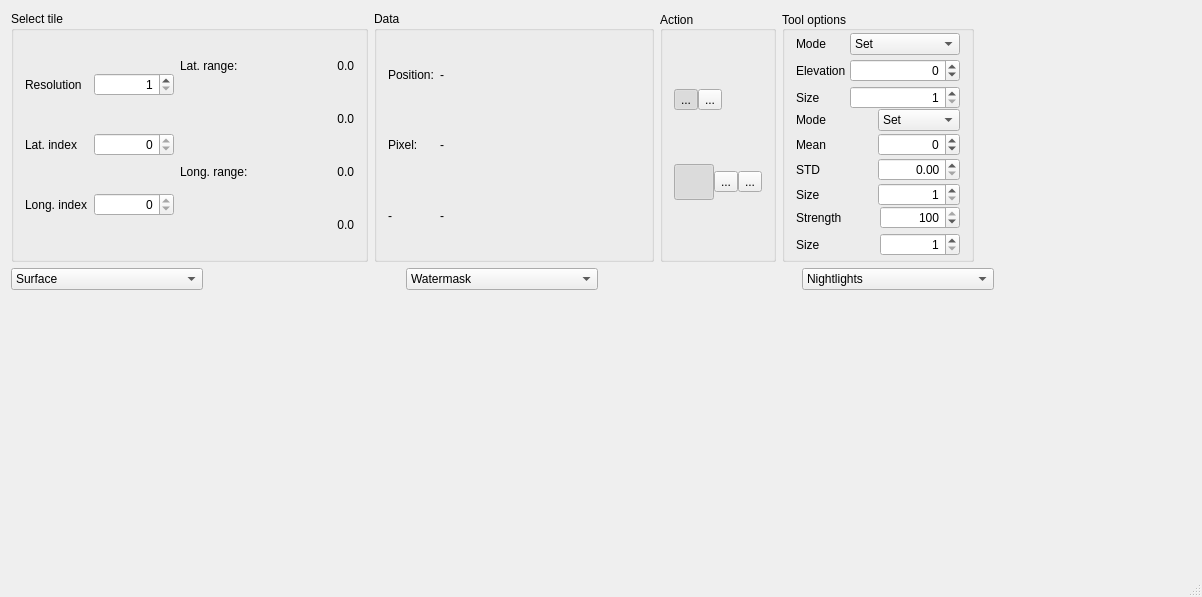
<?xml version="1.0" encoding="UTF-8"?>
<ui version="4.0">
 <class>tileedit</class>
 <widget class="QMainWindow" name="tileedit">
  <property name="geometry">
   <rect>
    <x>0</x>
    <y>0</y>
    <width>1202</width>
    <height>597</height>
   </rect>
  </property>
  <property name="windowTitle">
   <string>Orbiter tileedit</string>
  </property>
  <property name="windowIcon">
   <iconset resource="tileedit.qrc">
    <normaloff>:/tileedit/resources/appicon32.png</normaloff>:/tileedit/resources/appicon32.png</iconset>
  </property>
  <widget class="QWidget" name="centralWidget">
   <property name="sizePolicy">
    <sizepolicy hsizetype="Preferred" vsizetype="Preferred">
     <horstretch>0</horstretch>
     <verstretch>0</verstretch>
    </sizepolicy>
   </property>
   <layout class="QVBoxLayout" name="verticalLayout">
    <item>
     <layout class="QHBoxLayout" name="horizontalLayout" stretch="0,0,0,0,1">
      <item>
       <widget class="QGroupBox" name="groupBox">
        <property name="title">
         <string>Select tile</string>
        </property>
        <layout class="QHBoxLayout" name="horizontalLayout_2">
         <property name="spacing">
          <number>6</number>
         </property>
         <item>
          <layout class="QGridLayout" name="gridLayout_2">
           <property name="bottomMargin">
            <number>0</number>
           </property>
           <item row="1" column="0">
            <widget class="QLabel" name="label_5">
             <property name="text">
              <string>Lat. index</string>
             </property>
            </widget>
           </item>
           <item row="0" column="0">
            <widget class="QLabel" name="label_4">
             <property name="text">
              <string>Resolution</string>
             </property>
            </widget>
           </item>
           <item row="2" column="0">
            <widget class="QLabel" name="label_6">
             <property name="text">
              <string>Long. index</string>
             </property>
            </widget>
           </item>
           <item row="0" column="1">
            <widget class="QSpinBox" name="spinResolution">
             <property name="minimumSize">
              <size>
               <width>80</width>
               <height>0</height>
              </size>
             </property>
             <property name="alignment">
              <set>Qt::AlignRight|Qt::AlignTrailing|Qt::AlignVCenter</set>
             </property>
             <property name="minimum">
              <number>1</number>
             </property>
             <property name="maximum">
              <number>19</number>
             </property>
            </widget>
           </item>
           <item row="1" column="1">
            <widget class="QSpinBox" name="spinLatidx">
             <property name="minimumSize">
              <size>
               <width>80</width>
               <height>0</height>
              </size>
             </property>
             <property name="alignment">
              <set>Qt::AlignRight|Qt::AlignTrailing|Qt::AlignVCenter</set>
             </property>
             <property name="maximum">
              <number>0</number>
             </property>
            </widget>
           </item>
           <item row="2" column="1">
            <widget class="QSpinBox" name="spinLngidx">
             <property name="minimumSize">
              <size>
               <width>80</width>
               <height>0</height>
              </size>
             </property>
             <property name="layoutDirection">
              <enum>Qt::LeftToRight</enum>
             </property>
             <property name="alignment">
              <set>Qt::AlignRight|Qt::AlignTrailing|Qt::AlignVCenter</set>
             </property>
             <property name="maximum">
              <number>0</number>
             </property>
            </widget>
           </item>
          </layout>
         </item>
         <item>
          <layout class="QGridLayout" name="gridLayout_3">
           <item row="0" column="0">
            <widget class="QLabel" name="label_7">
             <property name="text">
              <string>Lat. range:</string>
             </property>
            </widget>
           </item>
           <item row="1" column="1">
            <widget class="QLabel" name="labelLatmax">
             <property name="minimumSize">
              <size>
               <width>100</width>
               <height>0</height>
              </size>
             </property>
             <property name="text">
              <string>0.0</string>
             </property>
             <property name="alignment">
              <set>Qt::AlignRight|Qt::AlignTrailing|Qt::AlignVCenter</set>
             </property>
            </widget>
           </item>
           <item row="0" column="1">
            <widget class="QLabel" name="labelLatmin">
             <property name="minimumSize">
              <size>
               <width>100</width>
               <height>0</height>
              </size>
             </property>
             <property name="text">
              <string>0.0</string>
             </property>
             <property name="alignment">
              <set>Qt::AlignRight|Qt::AlignTrailing|Qt::AlignVCenter</set>
             </property>
            </widget>
           </item>
           <item row="2" column="1">
            <widget class="QLabel" name="labelLngmin">
             <property name="minimumSize">
              <size>
               <width>100</width>
               <height>0</height>
              </size>
             </property>
             <property name="text">
              <string>0.0</string>
             </property>
             <property name="alignment">
              <set>Qt::AlignRight|Qt::AlignTrailing|Qt::AlignVCenter</set>
             </property>
            </widget>
           </item>
           <item row="2" column="0">
            <widget class="QLabel" name="label_11">
             <property name="text">
              <string>Long. range:</string>
             </property>
            </widget>
           </item>
           <item row="3" column="1">
            <widget class="QLabel" name="labelLngmax">
             <property name="minimumSize">
              <size>
               <width>100</width>
               <height>0</height>
              </size>
             </property>
             <property name="text">
              <string>0.0</string>
             </property>
             <property name="alignment">
              <set>Qt::AlignRight|Qt::AlignTrailing|Qt::AlignVCenter</set>
             </property>
            </widget>
           </item>
          </layout>
         </item>
        </layout>
       </widget>
      </item>
      <item>
       <widget class="QGroupBox" name="groupTileData">
        <property name="title">
         <string>Data</string>
        </property>
        <layout class="QGridLayout" name="gridLayout_5">
         <item row="1" column="1">
          <widget class="QLabel" name="labelData2">
           <property name="text">
            <string>-</string>
           </property>
          </widget>
         </item>
         <item row="1" column="0">
          <widget class="QLabel" name="labelKey2">
           <property name="text">
            <string>Pixel:</string>
           </property>
          </widget>
         </item>
         <item row="0" column="0">
          <widget class="QLabel" name="labelKey1">
           <property name="text">
            <string>Position:</string>
           </property>
          </widget>
         </item>
         <item row="0" column="1">
          <widget class="QLabel" name="labelData1">
           <property name="minimumSize">
            <size>
             <width>200</width>
             <height>0</height>
            </size>
           </property>
           <property name="text">
            <string>-</string>
           </property>
          </widget>
         </item>
         <item row="2" column="0">
          <widget class="QLabel" name="labelKey3">
           <property name="text">
            <string>-</string>
           </property>
          </widget>
         </item>
         <item row="2" column="1">
          <widget class="QLabel" name="labelData3">
           <property name="text">
            <string>-</string>
           </property>
          </widget>
         </item>
        </layout>
       </widget>
      </item>
      <item>
       <widget class="QGroupBox" name="groupBox_3">
        <property name="minimumSize">
         <size>
          <width>0</width>
          <height>0</height>
         </size>
        </property>
        <property name="title">
         <string>Action</string>
        </property>
        <property name="alignment">
         <set>Qt::AlignLeading|Qt::AlignLeft|Qt::AlignVCenter</set>
        </property>
        <property name="flat">
         <bool>false</bool>
        </property>
        <layout class="QVBoxLayout" name="verticalLayout_2">
         <property name="spacing">
          <number>0</number>
         </property>
         <property name="topMargin">
          <number>4</number>
         </property>
         <property name="bottomMargin">
          <number>4</number>
         </property>
         <item>
          <layout class="QHBoxLayout" name="horizontalLayout_6">
           <property name="spacing">
            <number>0</number>
           </property>
           <property name="bottomMargin">
            <number>0</number>
           </property>
           <item>
            <widget class="QToolButton" name="btnActionNavigate">
             <property name="toolTip">
              <string>Navigate</string>
             </property>
             <property name="text">
              <string>...</string>
             </property>
             <property name="icon">
              <iconset resource="tileedit.qrc">
               <normaloff>:/tileedit/resources/icon_navigate_inactive.png</normaloff>
               <normalon>:/tileedit/resources/icon_navigate.png</normalon>
               <disabledoff>:/tileedit/resources/icon_navigate.png</disabledoff>
               <disabledon>:/tileedit/resources/icon_navigate.png</disabledon>
               <activeoff>:/tileedit/resources/icon_navigate.png</activeoff>
               <activeon>:/tileedit/resources/icon_navigate.png</activeon>
               <selectedoff>:/tileedit/resources/icon_navigate.png</selectedoff>
               <selectedon>:/tileedit/resources/icon_navigate.png</selectedon>:/tileedit/resources/icon_navigate_inactive.png</iconset>
             </property>
             <property name="iconSize">
              <size>
               <width>32</width>
               <height>32</height>
              </size>
             </property>
             <property name="checkable">
              <bool>true</bool>
             </property>
             <property name="checked">
              <bool>true</bool>
             </property>
             <property name="autoExclusive">
              <bool>true</bool>
             </property>
             <attribute name="buttonGroup">
              <string notr="true">bgrpAction</string>
             </attribute>
            </widget>
           </item>
           <item>
            <widget class="QToolButton" name="btnActionElevEdit">
             <property name="toolTip">
              <string>Edit elevation</string>
             </property>
             <property name="text">
              <string>...</string>
             </property>
             <property name="icon">
              <iconset resource="tileedit.qrc">
               <normaloff>:/tileedit/resources/icon_elevedit_inactive.png</normaloff>
               <normalon>:/tileedit/resources/icon_elevedit.png</normalon>
               <disabledon>:/tileedit/resources/icon_elevedit.png</disabledon>:/tileedit/resources/icon_elevedit_inactive.png</iconset>
             </property>
             <property name="iconSize">
              <size>
               <width>32</width>
               <height>32</height>
              </size>
             </property>
             <property name="checkable">
              <bool>true</bool>
             </property>
             <property name="autoExclusive">
              <bool>true</bool>
             </property>
             <attribute name="buttonGroup">
              <string notr="true">bgrpAction</string>
             </attribute>
            </widget>
           </item>
           <item>
            <spacer name="horizontalSpacer_2">
             <property name="orientation">
              <enum>Qt::Horizontal</enum>
             </property>
             <property name="sizeType">
              <enum>QSizePolicy::MinimumExpanding</enum>
             </property>
             <property name="sizeHint" stdset="0">
              <size>
               <width>20</width>
               <height>20</height>
              </size>
             </property>
            </spacer>
           </item>
          </layout>
         </item>
         <item>
          <widget class="QWidget" name="widget" native="true">
           <property name="sizePolicy">
            <sizepolicy hsizetype="Preferred" vsizetype="Fixed">
             <horstretch>0</horstretch>
             <verstretch>0</verstretch>
            </sizepolicy>
           </property>
           <property name="minimumSize">
            <size>
             <width>0</width>
             <height>36</height>
            </size>
           </property>
           <property name="maximumSize">
            <size>
             <width>16777215</width>
             <height>36</height>
            </size>
           </property>
           <layout class="QHBoxLayout" name="horizontalLayout_8">
            <property name="spacing">
             <number>0</number>
            </property>
            <property name="leftMargin">
             <number>0</number>
            </property>
            <property name="topMargin">
             <number>0</number>
            </property>
            <property name="rightMargin">
             <number>0</number>
            </property>
            <property name="bottomMargin">
             <number>0</number>
            </property>
            <item>
             <widget class="QWidget" name="widgetElevEditTools" native="true">
              <property name="enabled">
               <bool>true</bool>
              </property>
              <layout class="QHBoxLayout" name="horizontalLayout_7">
               <property name="spacing">
                <number>0</number>
               </property>
               <property name="leftMargin">
                <number>0</number>
               </property>
               <property name="topMargin">
                <number>0</number>
               </property>
               <property name="rightMargin">
                <number>0</number>
               </property>
               <property name="bottomMargin">
                <number>0</number>
               </property>
               <item>
                <widget class="QToolButton" name="btnElevPaint">
                 <property name="toolTip">
                  <string>Paint elevation value</string>
                 </property>
                 <property name="text">
                  <string/>
                 </property>
                 <property name="icon">
                  <iconset resource="tileedit.qrc">
                   <normaloff>:/tileedit/resources/icon_elevedit_paint_inactive.png</normaloff>
                   <normalon>:/tileedit/resources/icon_elevedit_paint.png</normalon>:/tileedit/resources/icon_elevedit_paint_inactive.png</iconset>
                 </property>
                 <property name="iconSize">
                  <size>
                   <width>32</width>
                   <height>32</height>
                  </size>
                 </property>
                 <property name="checkable">
                  <bool>true</bool>
                 </property>
                 <property name="checked">
                  <bool>true</bool>
                 </property>
                 <property name="autoExclusive">
                  <bool>true</bool>
                 </property>
                 <attribute name="buttonGroup">
                  <string notr="true">bgrpEdit</string>
                 </attribute>
                </widget>
               </item>
               <item>
                <widget class="QToolButton" name="btnElevRandom">
                 <property name="toolTip">
                  <string>Paint random elevation values</string>
                 </property>
                 <property name="text">
                  <string>...</string>
                 </property>
                 <property name="icon">
                  <iconset resource="tileedit.qrc">
                   <normaloff>:/tileedit/resources/icon_elevedit_random_inactive.png</normaloff>
                   <normalon>:/tileedit/resources/icon_elevedit_random.png</normalon>:/tileedit/resources/icon_elevedit_random_inactive.png</iconset>
                 </property>
                 <property name="iconSize">
                  <size>
                   <width>32</width>
                   <height>32</height>
                  </size>
                 </property>
                 <property name="checkable">
                  <bool>true</bool>
                 </property>
                 <property name="autoExclusive">
                  <bool>true</bool>
                 </property>
                 <attribute name="buttonGroup">
                  <string notr="true">bgrpEdit</string>
                 </attribute>
                </widget>
               </item>
               <item>
                <widget class="QToolButton" name="btnElevErase">
                 <property name="toolTip">
                  <string>Erase modifications</string>
                 </property>
                 <property name="text">
                  <string>...</string>
                 </property>
                 <property name="icon">
                  <iconset resource="tileedit.qrc">
                   <normaloff>:/tileedit/resources/icon_elevedit_erase_inactive.png</normaloff>
                   <normalon>:/tileedit/resources/icon_elevedit_erase.png</normalon>:/tileedit/resources/icon_elevedit_erase_inactive.png</iconset>
                 </property>
                 <property name="iconSize">
                  <size>
                   <width>32</width>
                   <height>32</height>
                  </size>
                 </property>
                 <property name="checkable">
                  <bool>true</bool>
                 </property>
                 <property name="autoExclusive">
                  <bool>true</bool>
                 </property>
                 <attribute name="buttonGroup">
                  <string notr="true">bgrpEdit</string>
                 </attribute>
                </widget>
               </item>
              </layout>
             </widget>
            </item>
           </layout>
          </widget>
         </item>
        </layout>
       </widget>
      </item>
      <item>
       <widget class="QGroupBox" name="gboxToolOptions">
        <property name="title">
         <string>Tool options</string>
        </property>
        <property name="alignment">
         <set>Qt::AlignLeading|Qt::AlignLeft|Qt::AlignVCenter</set>
        </property>
        <layout class="QVBoxLayout" name="verticalLayout_3">
         <property name="spacing">
          <number>0</number>
         </property>
         <property name="topMargin">
          <number>2</number>
         </property>
         <property name="bottomMargin">
          <number>2</number>
         </property>
         <item>
          <widget class="QWidget" name="widgetElevPaint" native="true">
           <property name="sizePolicy">
            <sizepolicy hsizetype="Preferred" vsizetype="Fixed">
             <horstretch>0</horstretch>
             <verstretch>0</verstretch>
            </sizepolicy>
           </property>
           <layout class="QGridLayout" name="gridLayout_4">
            <property name="leftMargin">
             <number>0</number>
            </property>
            <property name="topMargin">
             <number>0</number>
            </property>
            <property name="rightMargin">
             <number>0</number>
            </property>
            <property name="bottomMargin">
             <number>0</number>
            </property>
            <property name="spacing">
             <number>4</number>
            </property>
            <item row="1" column="0">
             <widget class="QLabel" name="label">
              <property name="text">
               <string>Elevation</string>
              </property>
             </widget>
            </item>
            <item row="1" column="1">
             <widget class="QSpinBox" name="spinElevPaintValue">
              <property name="alignment">
               <set>Qt::AlignRight|Qt::AlignTrailing|Qt::AlignVCenter</set>
              </property>
              <property name="minimum">
               <number>-100000</number>
              </property>
              <property name="maximum">
               <number>10000</number>
              </property>
             </widget>
            </item>
            <item row="2" column="0">
             <widget class="QLabel" name="label_2">
              <property name="text">
               <string>Size</string>
              </property>
             </widget>
            </item>
            <item row="2" column="1">
             <widget class="QSpinBox" name="spinElevPaintSize">
              <property name="alignment">
               <set>Qt::AlignRight|Qt::AlignTrailing|Qt::AlignVCenter</set>
              </property>
              <property name="minimum">
               <number>1</number>
              </property>
              <property name="maximum">
               <number>5</number>
              </property>
             </widget>
            </item>
            <item row="0" column="0">
             <widget class="QLabel" name="label_3">
              <property name="text">
               <string>Mode</string>
              </property>
             </widget>
            </item>
            <item row="0" column="1">
             <widget class="QComboBox" name="comboElevPaintMode">
              <item>
               <property name="text">
                <string>Set</string>
               </property>
              </item>
              <item>
               <property name="text">
                <string>Add</string>
               </property>
              </item>
              <item>
               <property name="text">
                <string>No lower than</string>
               </property>
              </item>
              <item>
               <property name="text">
                <string>No higher than</string>
               </property>
              </item>
             </widget>
            </item>
           </layout>
          </widget>
         </item>
         <item>
          <widget class="QWidget" name="widgetElevRandom" native="true">
           <layout class="QGridLayout" name="gridLayout_7" rowstretch="0,0,0,0">
            <property name="leftMargin">
             <number>0</number>
            </property>
            <property name="topMargin">
             <number>0</number>
            </property>
            <property name="rightMargin">
             <number>0</number>
            </property>
            <property name="bottomMargin">
             <number>0</number>
            </property>
            <property name="horizontalSpacing">
             <number>0</number>
            </property>
            <property name="verticalSpacing">
             <number>2</number>
            </property>
            <item row="1" column="0">
             <widget class="QLabel" name="label_10">
              <property name="text">
               <string>Mean</string>
              </property>
             </widget>
            </item>
            <item row="1" column="1">
             <widget class="QSpinBox" name="spinElevRandomValue">
              <property name="alignment">
               <set>Qt::AlignRight|Qt::AlignTrailing|Qt::AlignVCenter</set>
              </property>
              <property name="minimum">
               <number>-100000</number>
              </property>
              <property name="maximum">
               <number>100000</number>
              </property>
             </widget>
            </item>
            <item row="2" column="0">
             <widget class="QLabel" name="label_12">
              <property name="text">
               <string>STD</string>
              </property>
             </widget>
            </item>
            <item row="2" column="1">
             <widget class="QDoubleSpinBox" name="dspinElevRandomStd">
              <property name="alignment">
               <set>Qt::AlignRight|Qt::AlignTrailing|Qt::AlignVCenter</set>
              </property>
              <property name="maximum">
               <double>20.000000000000000</double>
              </property>
             </widget>
            </item>
            <item row="3" column="0">
             <widget class="QLabel" name="label_13">
              <property name="text">
               <string>Size</string>
              </property>
             </widget>
            </item>
            <item row="3" column="1">
             <widget class="QSpinBox" name="spinElevRandomSize">
              <property name="alignment">
               <set>Qt::AlignRight|Qt::AlignTrailing|Qt::AlignVCenter</set>
              </property>
              <property name="minimum">
               <number>1</number>
              </property>
              <property name="maximum">
               <number>100</number>
              </property>
             </widget>
            </item>
            <item row="0" column="0">
             <widget class="QLabel" name="label_14">
              <property name="text">
               <string>Mode</string>
              </property>
             </widget>
            </item>
            <item row="0" column="1">
             <widget class="QComboBox" name="comboElevRandomMode">
              <item>
               <property name="text">
                <string>Set</string>
               </property>
              </item>
              <item>
               <property name="text">
                <string>Add</string>
               </property>
              </item>
             </widget>
            </item>
           </layout>
          </widget>
         </item>
         <item>
          <widget class="QWidget" name="widgetElevErase" native="true">
           <layout class="QGridLayout" name="gridLayout_6">
            <property name="leftMargin">
             <number>0</number>
            </property>
            <property name="topMargin">
             <number>0</number>
            </property>
            <property name="rightMargin">
             <number>0</number>
            </property>
            <property name="bottomMargin">
             <number>0</number>
            </property>
            <property name="spacing">
             <number>4</number>
            </property>
            <item row="1" column="0">
             <widget class="QLabel" name="label_8">
              <property name="minimumSize">
               <size>
                <width>0</width>
                <height>0</height>
               </size>
              </property>
              <property name="text">
               <string>Size</string>
              </property>
             </widget>
            </item>
            <item row="1" column="1">
             <widget class="QSpinBox" name="spinElevEraseSize">
              <property name="minimumSize">
               <size>
                <width>0</width>
                <height>0</height>
               </size>
              </property>
              <property name="alignment">
               <set>Qt::AlignRight|Qt::AlignTrailing|Qt::AlignVCenter</set>
              </property>
              <property name="minimum">
               <number>1</number>
              </property>
              <property name="maximum">
               <number>5</number>
              </property>
             </widget>
            </item>
            <item row="0" column="0">
             <widget class="QLabel" name="label_9">
              <property name="text">
               <string>Strength</string>
              </property>
             </widget>
            </item>
            <item row="0" column="1">
             <widget class="QSpinBox" name="spinElevEraseStrength">
              <property name="alignment">
               <set>Qt::AlignRight|Qt::AlignTrailing|Qt::AlignVCenter</set>
              </property>
              <property name="minimum">
               <number>1</number>
              </property>
              <property name="maximum">
               <number>100</number>
              </property>
              <property name="value">
               <number>100</number>
              </property>
             </widget>
            </item>
           </layout>
          </widget>
         </item>
         <item>
          <spacer name="verticalSpacer">
           <property name="orientation">
            <enum>Qt::Vertical</enum>
           </property>
           <property name="sizeType">
            <enum>QSizePolicy::Ignored</enum>
           </property>
           <property name="sizeHint" stdset="0">
            <size>
             <width>20</width>
             <height>1</height>
            </size>
           </property>
          </spacer>
         </item>
        </layout>
       </widget>
      </item>
      <item>
       <spacer name="horizontalSpacer">
        <property name="orientation">
         <enum>Qt::Horizontal</enum>
        </property>
        <property name="sizeHint" stdset="0">
         <size>
          <width>40</width>
          <height>20</height>
         </size>
        </property>
       </spacer>
      </item>
     </layout>
    </item>
    <item>
     <layout class="QGridLayout" name="gridLayout" rowstretch="0,0,0" columnstretch="0,0,0">
      <property name="sizeConstraint">
       <enum>QLayout::SetFixedSize</enum>
      </property>
      <property name="bottomMargin">
       <number>0</number>
      </property>
      <item row="2" column="1">
       <widget class="Colorbar" name="widgetColourbar1" native="true">
        <property name="minimumSize">
         <size>
          <width>0</width>
          <height>34</height>
         </size>
        </property>
       </widget>
      </item>
      <item row="1" column="0">
       <widget class="TileCanvas" name="widgetCanvas0" native="true">
        <property name="sizePolicy">
         <sizepolicy hsizetype="Preferred" vsizetype="Preferred">
          <horstretch>0</horstretch>
          <verstretch>1</verstretch>
         </sizepolicy>
        </property>
       </widget>
      </item>
      <item row="0" column="1">
       <layout class="QHBoxLayout" name="horizontalLayout_4">
        <item>
         <widget class="QComboBox" name="comboLayerType1">
          <property name="sizePolicy">
           <sizepolicy hsizetype="Preferred" vsizetype="Preferred">
            <horstretch>0</horstretch>
            <verstretch>0</verstretch>
           </sizepolicy>
          </property>
          <property name="currentIndex">
           <number>1</number>
          </property>
          <item>
           <property name="text">
            <string>Surface</string>
           </property>
          </item>
          <item>
           <property name="text">
            <string>Watermask</string>
           </property>
          </item>
          <item>
           <property name="text">
            <string>Nightlights</string>
           </property>
          </item>
          <item>
           <property name="text">
            <string>Elevation</string>
           </property>
          </item>
          <item>
           <property name="text">
            <string>Elevation_mod</string>
           </property>
          </item>
         </widget>
        </item>
        <item>
         <widget class="QLabel" name="labelFileId1">
          <property name="text">
           <string/>
          </property>
          <property name="textFormat">
           <enum>Qt::PlainText</enum>
          </property>
          <property name="alignment">
           <set>Qt::AlignRight|Qt::AlignTrailing|Qt::AlignVCenter</set>
          </property>
         </widget>
        </item>
       </layout>
      </item>
      <item row="0" column="0">
       <layout class="QHBoxLayout" name="horizontalLayout_3">
        <item>
         <widget class="QComboBox" name="comboLayerType0">
          <property name="sizePolicy">
           <sizepolicy hsizetype="Preferred" vsizetype="Preferred">
            <horstretch>0</horstretch>
            <verstretch>0</verstretch>
           </sizepolicy>
          </property>
          <item>
           <property name="text">
            <string>Surface</string>
           </property>
          </item>
          <item>
           <property name="text">
            <string>Watermask</string>
           </property>
          </item>
          <item>
           <property name="text">
            <string>Nightlights</string>
           </property>
          </item>
          <item>
           <property name="text">
            <string>Elevation</string>
           </property>
          </item>
          <item>
           <property name="text">
            <string>Elevation_mod</string>
           </property>
          </item>
         </widget>
        </item>
        <item>
         <widget class="QLabel" name="labelFileId0">
          <property name="sizePolicy">
           <sizepolicy hsizetype="Preferred" vsizetype="Preferred">
            <horstretch>0</horstretch>
            <verstretch>0</verstretch>
           </sizepolicy>
          </property>
          <property name="text">
           <string/>
          </property>
          <property name="textFormat">
           <enum>Qt::PlainText</enum>
          </property>
          <property name="alignment">
           <set>Qt::AlignRight|Qt::AlignTrailing|Qt::AlignVCenter</set>
          </property>
         </widget>
        </item>
       </layout>
      </item>
      <item row="2" column="0">
       <widget class="Colorbar" name="widgetColourbar0" native="true">
        <property name="minimumSize">
         <size>
          <width>0</width>
          <height>34</height>
         </size>
        </property>
       </widget>
      </item>
      <item row="0" column="2">
       <layout class="QHBoxLayout" name="horizontalLayout_5">
        <item>
         <widget class="QComboBox" name="comboLayerType2">
          <property name="sizePolicy">
           <sizepolicy hsizetype="Preferred" vsizetype="Preferred">
            <horstretch>0</horstretch>
            <verstretch>0</verstretch>
           </sizepolicy>
          </property>
          <property name="currentIndex">
           <number>2</number>
          </property>
          <item>
           <property name="text">
            <string>Surface</string>
           </property>
          </item>
          <item>
           <property name="text">
            <string>Watermask</string>
           </property>
          </item>
          <item>
           <property name="text">
            <string>Nightlights</string>
           </property>
          </item>
          <item>
           <property name="text">
            <string>Elevation</string>
           </property>
          </item>
          <item>
           <property name="text">
            <string>Elevation_mod</string>
           </property>
          </item>
         </widget>
        </item>
        <item>
         <widget class="QLabel" name="labelFileId2">
          <property name="text">
           <string/>
          </property>
          <property name="textFormat">
           <enum>Qt::PlainText</enum>
          </property>
          <property name="alignment">
           <set>Qt::AlignRight|Qt::AlignTrailing|Qt::AlignVCenter</set>
          </property>
         </widget>
        </item>
       </layout>
      </item>
      <item row="1" column="1">
       <widget class="TileCanvas" name="widgetCanvas1" native="true">
        <property name="sizePolicy">
         <sizepolicy hsizetype="Preferred" vsizetype="Preferred">
          <horstretch>0</horstretch>
          <verstretch>1</verstretch>
         </sizepolicy>
        </property>
       </widget>
      </item>
      <item row="1" column="2">
       <widget class="TileCanvas" name="widgetCanvas2" native="true">
        <property name="sizePolicy">
         <sizepolicy hsizetype="Preferred" vsizetype="Preferred">
          <horstretch>0</horstretch>
          <verstretch>1</verstretch>
         </sizepolicy>
        </property>
       </widget>
      </item>
      <item row="2" column="2">
       <widget class="Colorbar" name="widgetColourbar2" native="true">
        <property name="minimumSize">
         <size>
          <width>0</width>
          <height>34</height>
         </size>
        </property>
       </widget>
      </item>
     </layout>
    </item>
   </layout>
  </widget>
  <widget class="QMenuBar" name="menuBar">
   <property name="geometry">
    <rect>
     <x>0</x>
     <y>0</y>
     <width>1202</width>
     <height>21</height>
    </rect>
   </property>
   <property name="nativeMenuBar">
    <bool>true</bool>
   </property>
  </widget>
  <widget class="QStatusBar" name="statusBar"/>
 </widget>
 <layoutdefault spacing="6" margin="11"/>
 <customwidgets>
  <customwidget>
   <class>TileCanvas</class>
   <extends>QWidget</extends>
   <header>tilecanvas.h</header>
   <container>1</container>
  </customwidget>
  <customwidget>
   <class>Colorbar</class>
   <extends>QWidget</extends>
   <header>colorbar.h</header>
   <container>1</container>
  </customwidget>
 </customwidgets>
 <resources>
  <include location="tileedit.qrc"/>
 </resources>
 <connections/>
 <buttongroups>
  <buttongroup name="bgrpEdit"/>
  <buttongroup name="bgrpAction"/>
 </buttongroups>
</ui>
